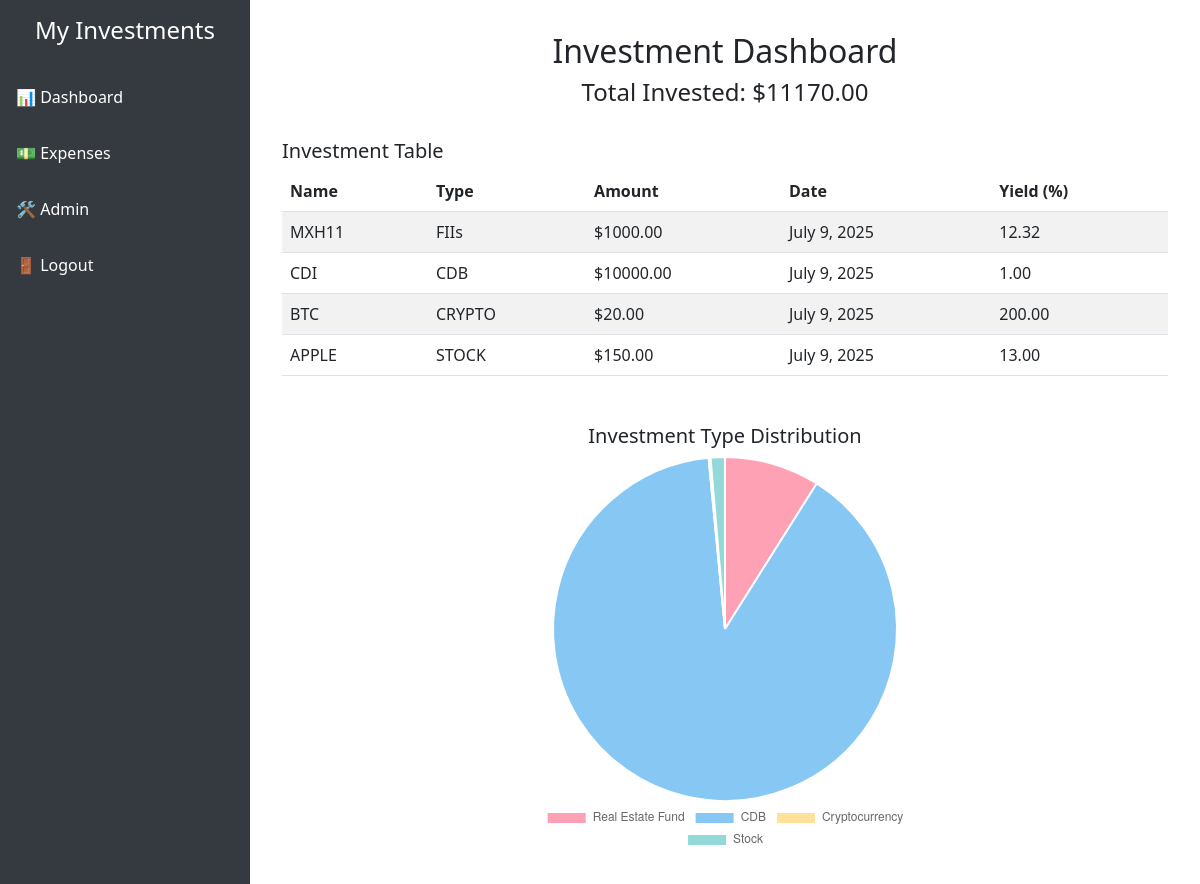
The app's page / (signed in) with its own data.
### investments/models.py (models this page shows, shortened)
class Investment(models.Model):
    TYPE_CHOICES = [
        ('FIIs', 'Real Estate Fund'),
        ('CDB', 'CDB'),
        ('STOCK', 'Stock'),
        ('CRYPTO', 'Cryptocurrency'),
        ('OTHER', 'Other')
    ]
    type = models.CharField(max_length=10, choices=TYPE_CHOICES)
    name = models.CharField(max_length=50)
    amount_invested = models.DecimalField(max_digits=10, decimal_places=2)
    investment_date = models.DateField()
    yield_rate = models.DecimalField(max_digits=5, decimal_places=2, null=True, blank=True)

### investments/views.py (the view)
# urls.py: path('', views.dashboard_view, name='dashboard'),
@login_required
def dashboard_view(request):
    investments = Investment.objects.all()
    total = sum([inv.amount_invested for inv in investments])
    data_by_type = defaultdict(float)
    for inv in investments:
        data_by_type[inv.get_type_display()] += float(inv.amount_invested)
    labels = list(data_by_type.keys())
    values = list(data_by_type.values())
    return render(request, 'dashboard.html', {
        'investments': investments,
        'total': total,
        'labels': labels,
        'values': values,
    })

### investments/templates/dashboard.html (shortened to what this page needs)
<!DOCTYPE html>
<html lang="en">
<head>
  <link href="https://cdn.jsdelivr.net/npm/bootstrap@5.3.0/dist/css/bootstrap.min.css" rel="stylesheet" />
</head>
<body>
  <div class="sidebar">
    <h4 class="text-center py-3">My Investments</h4>
    <a href="{% url 'dashboard' %}">📊 Dashboard</a>
    <a href="/expenses/">💵 Expenses</a>
    <a href="/admin/">🛠 Admin</a>
    <a href="//">🚪 Logout</a>
  </div>
  <div class="main-content">
    <h2>Investment Dashboard</h2>
    <h4>Total Invested: ${{ total }}</h4>
    <div class="mt-4" style="width: 100%;">
      <h5>Investment Table</h5>
      <table class="table table-striped">
        <thead>
          <tr>
            <th>Name</th>
            <th>Type</th>
            <th>Amount</th>
            <th>Date</th>
            <th>Yield (%)</th>
          </tr>
        </thead>
        <tbody>
          {% for inv in investments %}
          <tr>
            <td>{{ inv.name }}</td>
            <td>{{ inv.type }}</td>
            <td>${{ inv.amount_invested }}</td>
            <td>{{ inv.investment_date }}</td>
            <td>{{ inv.yield_rate|default:'-' }}</td>
          </tr>
          {% endfor %}
        </tbody>
      </table>
    </div>
    <div class="chart-container">
      <h5 class="text-center">Investment Type Distribution</h5>
      <canvas id="typeChart"></canvas>
    </div>
  </div>
  <script>
    const ctx = document.getElementById('typeChart').getContext('2d');
    const chart = new Chart(ctx, {
      type: 'pie',
      data: {
        labels: {{ labels|safe }},
        datasets: [{
          data: {{ values|safe }},
          backgroundColor: [
            'rgba(255, 99, 132, 0.6)',
            'rgba(54, 162, 235, 0.6)',
            'rgba(255, 206, 86, 0.6)',
            'rgba(75, 192, 192, 0.6)',
            'rgba(153, 102, 255, 0.6)'
          ],
        }]
      },
      options: {
        responsive: true,
        plugins: {
          legend: { position: 'bottom' }
        }
      }
    });
  </script>
</body>
</html>

### investments/templates/dashboard.html (style rules this page uses)
body { min-height: 100vh; display: flex; }
.sidebar { width: 250px; background-color: #343a40; color: white; flex-shrink: 0; }
.sidebar a { color: white; text-decoration: none; padding: 1rem; display: block; }
.main-content { flex-grow: 1; padding: 2rem; display: flex; flex-direction: column; align-items: center; }
.chart-container { max-width: 400px; width: 100%; margin-top: 2rem; }

### records on screen
Investment: name "MXH11", type "FIIs", amount_invested "1000.00", investment_date "July 9, 2025", yield_rate "12.32"
Investment: name "CDI", type "CDB", amount_invested "10000.00", investment_date "July 9, 2025", yield_rate "1.00"
Investment: name "BTC", type "CRYPTO", amount_invested "20.00", investment_date "July 9, 2025", yield_rate "200.00"
Investment: name "APPLE", type "STOCK", amount_invested "150.00", investment_date "July 9, 2025", yield_rate "13.00"

### other values on screen
{{ total }} "11170.00"
chart data {{ values|safe }} [1000.0, 10000.0, 20.0, 150.0]
